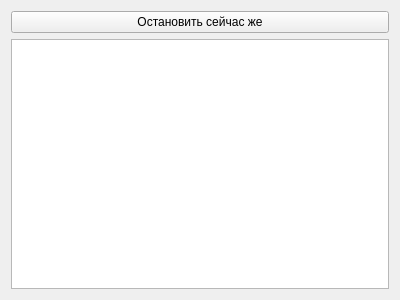
<?xml version="1.0" encoding="UTF-8"?>
<ui version="4.0">
 <class>widget</class>
 <widget class="QWidget" name="widget">
  <property name="geometry">
   <rect>
    <x>0</x>
    <y>0</y>
    <width>400</width>
    <height>300</height>
   </rect>
  </property>
  <property name="windowTitle">
   <string>Окно отладки</string>
  </property>
  <layout class="QVBoxLayout" name="verticalLayout_2">
   <item>
    <widget class="QPushButton" name="pushButton">
     <property name="text">
      <string>Остановить сейчас же</string>
     </property>
    </widget>
   </item>
   <item>
    <layout class="QVBoxLayout" name="verticalLayout">
     <item>
      <widget class="QTextBrowser" name="textBrowser"/>
     </item>
    </layout>
   </item>
  </layout>
 </widget>
 <resources/>
 <connections/>
</ui>
